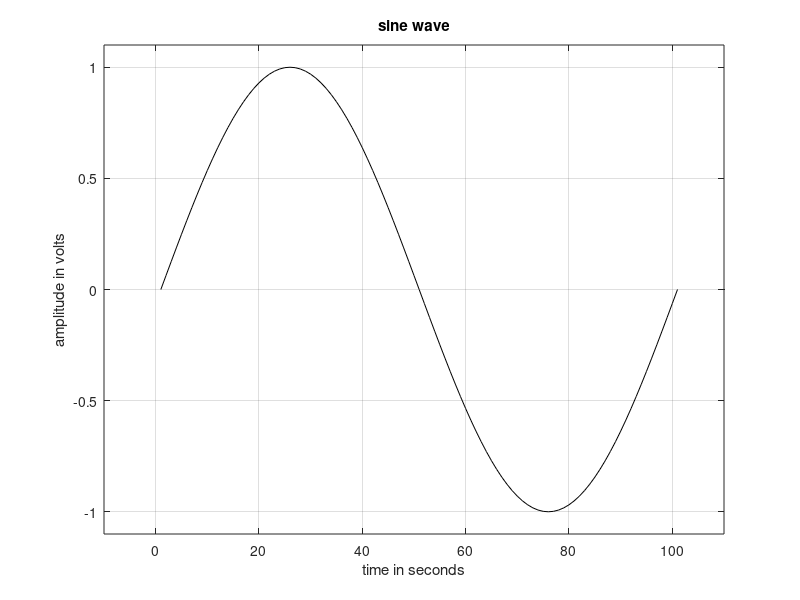
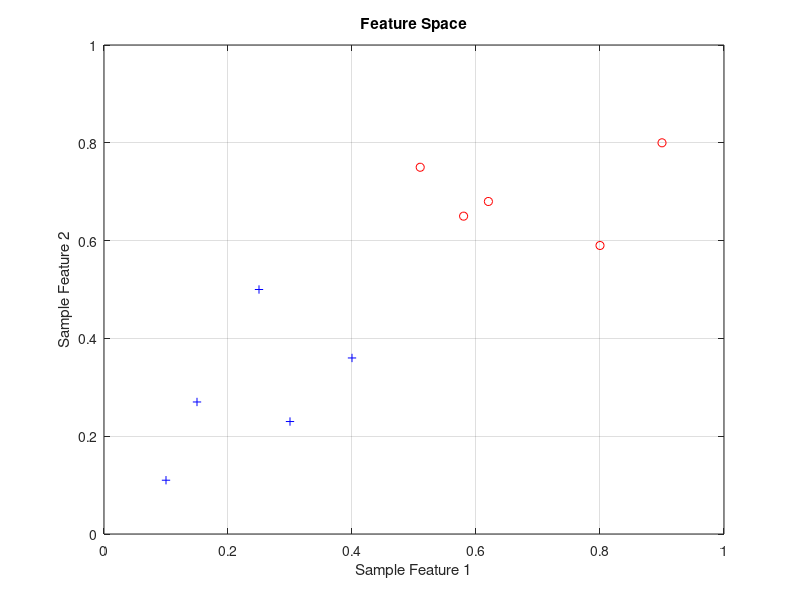
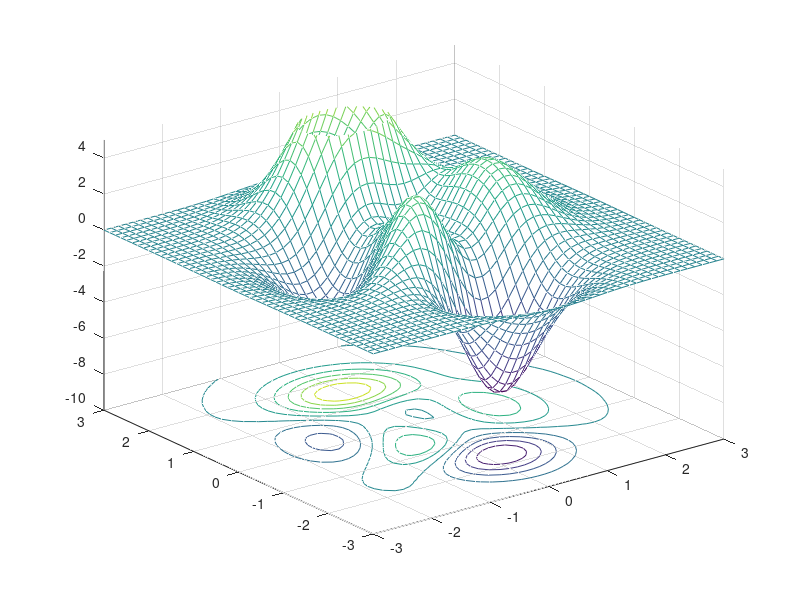

MATLAB code to generate these figures, in order:
%%lab 0 for ELE 888 - Intelligence Systems 
%%22/12/2020
%%Xinyu Hadrian Hu
%%500194233 

%%

clear; 
close all; 
clc; 

%%

%%vectors and matrices 

 V = [3 6 9 1.25 -2]; 
 V(3); 
 find(V<4); 
 
 M = [3 4 6; 2 5 7; 1 2 4]; 
 M'; 
 M(1:3,2);  
 B = M(1:2, :); 
 K = [1 2 3; 4 5 6]; 
 L = [2 3; 1 2; 6 5]; 
 P = K*L; 
 P^2; 
 N = M(:,1:2)'; 
 K+N; 
 K-N; 
 Z = zeros(2,4);
 F = 4*ones(1,3); 
 eye(3,3); 


%%

%%Data Analysis 


D1 = [2 -1 6 21 1 0 -11 3 2 8]; 
min(D1); 
max(D1); 
std(D1); 
D2 = [2 -1; 6 21; 1 0]; 
corrcoef(D2); 
cov(D2); 

%%

%%Save, load and clear 

whos; 
clear all; 
whos; 
D1 = [2 -1 6 21 1 0 -11 3 2 8]; 
D2 = [2 -1; 6 21; 1 0]; 
whos;
clear D2; 
whos; 
save Data D1; 
save Data_asc D1 -ascii; 
clear all; 
load Data; 
whos; 
clear all; 
load Data_asc; 
whos; 

%%

%%Relational and logical operators 

6<4; 
6>4; 
7 ~= 3+4; 
7 <= 5; 
9 ==3+3+3; 
(2==1+1) & (7==9-2); 
(11 >= 2) | (15 == 7+8); 
D = ~(7 == 3+4); 

%%

clear all; 

A = [3 0 7]; 
for i=1:3 
    if (A(i) == 0) 
    else 
        A(i) = A(i)+100;
    end
end 

%%

%%plots 

step = 1e-2; 
t=0:step:1; 
s = sin(2*pi*t); 
%figure('WindowState','fullscreen'); 
figure(1); 
plot(s,'k'); 
xlabel('time in seconds'); 
ylabel('amplitude in volts'); 
title ('sine wave'); 
axis([-10 110 -1.1 1.1]);
grid on; 

%%

%%A sample feature space 

A = [0.1 0.3 0.25 0.4 0.15 0.51 0.62 0.8 0.58 0.9]; 
B = [0.11 0.23 0.5 0.36 0.27 0.75 0.68 0.59 0.65 0.8]; 
figure(2); 
plot(A(1:5), B(1:5), 'b+'); 
hold on; 
plot(A(6:10), B(6:10), 'ro'); 
axis([0 1 0 1]); 
xlabel('Sample Feature 1'); 
ylabel('Sample Feature 2'); 
title ('Feature Space'); 
grid on; 


%%

%%an example 3D plot 

figure(3); 
[X,Y] = meshgrid (-3:0.125:3); 
Z = peaks(X,Y); 
meshc(X,Y,Z); 
axis([-3 3 -3 3 -10 5]); 
grid on; 


%%












